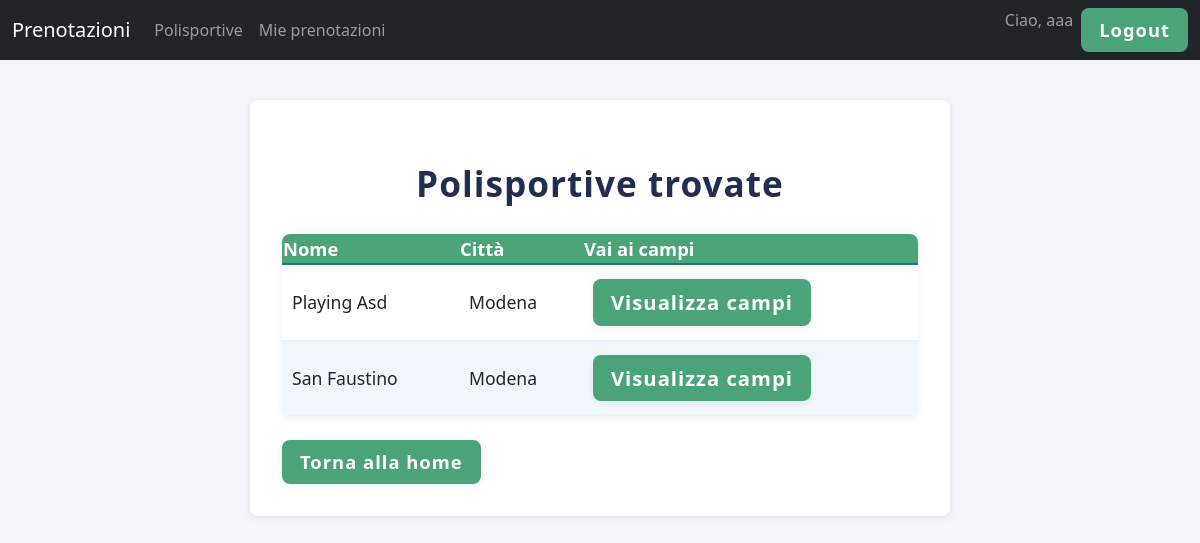
The page /accounts/polisportive/ (signed in) on the database its author committed.
### accounts/models.py (models this page shows, shortened)
class Account(AbstractBaseUser, PermissionsMixin):
    id= models.AutoField(primary_key=True)
    nome = models.CharField(max_length=100)
    cognome = models.CharField(max_length=100)
    email = models.EmailField(max_length=100, unique=True)
    password = models.CharField(max_length=128)
    is_societario = models.BooleanField(default=False)
    polisportiva = models.ForeignKey(
        'Polisportiva',           # nome del modello a cui si riferisce
        on_delete=models.SET_NULL,
        null=True,
        blank=True
    )
    is_active = models.BooleanField(default=True)
    is_staff = models.BooleanField(default=False)
    USERNAME_FIELD = 'email'
    REQUIRED_FIELDS = ['nome', 'cognome']
    objects = AccountManager()

class Polisportiva(models.Model):
    id = models.AutoField(primary_key=True)
    nome = models.CharField(max_length=100, unique=True)
    città = models.CharField(max_length=100)
    indirizzo = models.CharField(max_length=200, unique=True)
    telefono = models.CharField(max_length=15, unique=True)
    email = models.EmailField(max_length=100, unique=True)

### accounts/views.py (the view, shortened to what this page needs)
# urls.py: path('polisportive/', views.lista_polisportive, name='lista_polisportive'),
def lista_polisportive(request):
    citta = request.GET.get('citta', '')
    sport = request.GET.get('sport', '')
    data = request.GET.get('data', '')
    ora = request.GET.get('ora', '')
    polisportive = Polisportiva.objects.all()
    if citta:
        polisportive = polisportive.filter(
            Q(nome__icontains=citta) | Q(città__icontains=citta)
        )
    if sport:
        polisportive = polisportive.filter(campi__tipo__icontains=sport)
    context = {
        'polisportive': polisportive.distinct(),
        'citta': citta,
        'sport': sport,
        'data': data,
        'ora': ora,
    }
    return render(request, 'accounts/lista_polisportive.html', context)

### accounts/templates/accounts/lista_polisportive.html (shortened to what this page needs)
{% load static %}
<!DOCTYPE html>
<html lang="it">
<head>
    <link href="https://cdn.jsdelivr.net/npm/bootstrap@5.3.0/dist/css/bootstrap.min.css" rel="stylesheet">
    {% include "accounts/navbar2.html" %}
    <link rel="stylesheet" href="{% static 'accounts/styles.css' %}">
</head>
<body>
    <div class="container">
        <h2>Polisportive trovate</h2>
        {% if polisportive %}
        <table class="tabella-polisportive">
            <thead>
                <tr>
                    <th>Nome</th>
                    <th>Città</th>
                    <th>Vai ai campi</th>
                </tr>
            </thead>
            <tbody>
                {% for polisportiva in polisportive %}
                <tr>
                    <td>{{ polisportiva.nome }}</td>
                    <td>{{ polisportiva.città }}</td>
                    <td>
                        <a class="btn" href="{% url 'campi_polisportiva' polisportiva.id %}?data={{ data }}&ora={{ ora }}&sport={{ sport }}">
                            Visualizza campi
                        </a>
                    </td>
                </tr>
                {% endfor %}
            </tbody>
        </table>
        {% else %}
            <div class="empty">Nessuna polisportiva trovata.</div>
        {% endif %}
        <a href="{% url 'home' %}" class="btn">Torna alla home</a>
    </div>
</body>
</html>

### accounts/templates/accounts/navbar2.html (shortened to what this page needs)
<nav class="navbar navbar-expand-lg navbar-dark bg-dark mb-4">
  <div class="container-fluid">
    <a class="navbar-brand" href="{% url 'home' %}">Prenotazioni</a>
    <div class="collapse navbar-collapse" id="navbarNav2">
      <ul class="navbar-nav me-auto mb-2 mb-lg-0">
        <li class="nav-item">
          <a class="nav-link" href="{% url 'lista_polisportive' %}">Polisportive</a>
        </li>
        {% if user.is_authenticated %}
        <li class="nav-item">
          <a class="nav-link" href="{% url 'mie_prenotazioni' %}">Mie prenotazioni</a>
        </li>
        {% endif %}
      </ul>
      <ul class="navbar-nav mb-2 mb-lg-0">
        <li class="nav-item">
          <span class="navbar-text me-2">
            {% if user.is_authenticated %}
              Ciao, {{ user.nome|default:user.email }}
            {% else %}
              Ciao
            {% endif %}
          </span>
        </li>
        {% if user.is_authenticated %}
        <li class="nav-item">
          <form action="{% url 'logout' %}" method="post" style="display:inline;">
            <button class="btn btn-outline-light btn-sm" type="submit">Logout</button>
          </form>
        </li>
        {% endif %}
      </ul>
    </div>
  </div>
</nav>

### accounts/static/accounts/styles.css (style rules this page uses)
body { min-height: 100vh; justify-content: center; align-items: center; background-color: #f4f4f9; margin: 0; padding: 0; }
button { background-color: #007bff; color: white; border: none; padding: 10px 15px; border-radius: 4px; cursor: pointer; font-size: 16px; width: 100%; }
h2 { text-align: center; margin-top: 30px; margin-bottom: 30px; font-size: 2em; font-weight: bold; }
.btn-sm { padding: 0.25rem 0.5rem; font-size: 0.875rem; }
.container { max-width: 700px; margin: 40px auto; background: #fff; border-radius: 8px; box-shadow: 0 2px 8px rgba(0,0,0,0.07); padding: 32px; }
.tabella-polisportive { width: 100%; border-collapse: collapse; margin-bottom: 24px; margin-left: auto; margin-right: auto; background: #fff; box-shadow: 0 2px 8px #0001; border-radius: 8px; overflow: hidden; }
.tabella-polisportive th { background: #4ba379; color: #fff; font-weight: bold; font-size: 1.15em; border-bottom: 2px solid #2471a3; }
.tabella-polisportive td { padding: 14px 10px; font-size: 1.1em; border-bottom: 1px solid #eaf1fb; }
.tabella-polisportive tr:nth-child(even) { background: #f0f6fb; }
.btn { display: inline-block; padding: 8px 18px; background: #4ba379; color: #fff !important; border: none; border-radius: 8px; text-decoration: none; transition: background 0.2s, box-shadow 0.2s; cursor: pointer; font-weight: 600; box-shadow: 0 2px 8px #0001; font-size: 1.15em; letter-spacing: 1px; text-align: center; }
h2 { text-align: center; margin-top: 30px; margin-bottom: 30px; font-size: 2.2em; font-weight: bold; color: #222e50; letter-spacing: 1px; }

### rows shown on the page
Account: nome "aaa"
Polisportiva: nome "Playing Asd", città "Modena"
Polisportiva: nome "San Faustino", città "Modena"
